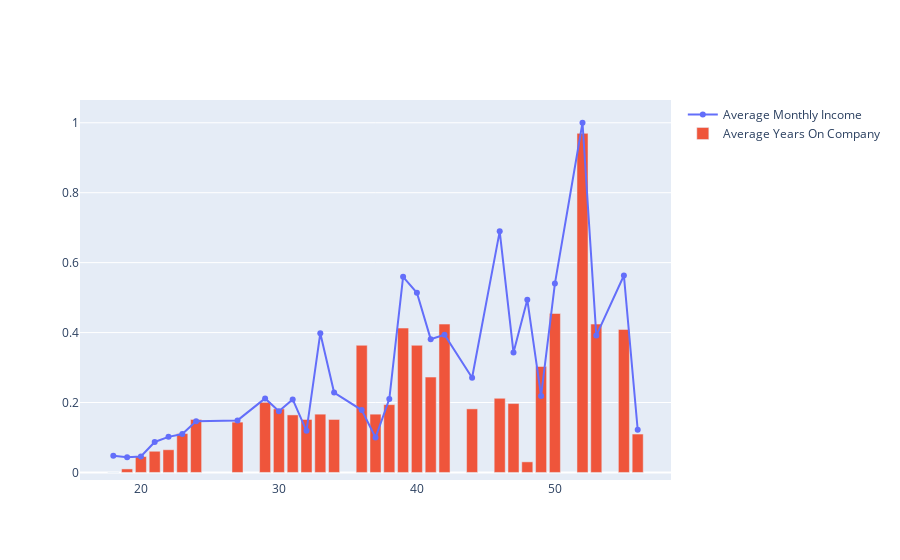

This figure's notebook cell:
### Code cell
x_value= highschool_grp_by_age.index.values

fig = go.Figure()

fig.add_trace(go.Scatter(x=x_value, y = highschool_grp_by_age_norm.MONTHLY_INCOME,
                         name="Average Monthly Income",mode="lines+markers",
                         hovertext=highschool_grp_by_age.MONTHLY_INCOME.values ))

fig.add_trace(go.Bar(x=x_value, y = highschool_grp_by_age_norm.YEARS_AT_COMPANY, 
                     name="Average Years On Company ",
                     hovertext= highschool_grp_by_age.YEARS_AT_COMPANY.values))
# fig.update_layout(hovermode="x")
fig.update_layout(hovermode="x unified")
